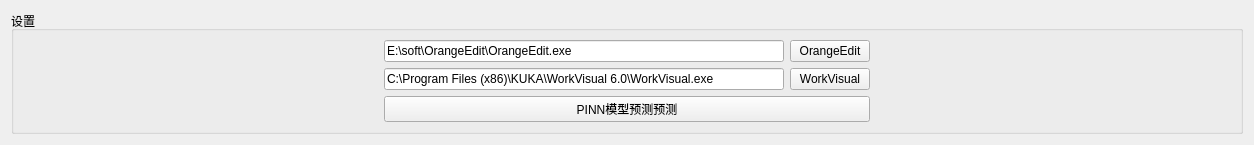
                     <widget class="QWidget" name="page_csv">
                      <layout class="QVBoxLayout" name="verticalLayout_32" stretch="99,1">
                       <item>
                        <layout class="QVBoxLayout" name="verticalLayout_csv"/>
                       </item>
                       <item>
                        <widget class="QGroupBox" name="groupBox_2">
                         <property name="maximumSize">
                          <size>
                           <width>16777215</width>
                           <height>400</height>
                          </size>
                         </property>
                         <property name="title">
                          <string>设置</string>
                         </property>
                         <layout class="QHBoxLayout" name="horizontalLayout_31">
                          <item>
                           <spacer name="horizontalSpacer_5">
                            <property name="orientation">
                             <enum>Qt::Horizontal</enum>
                            </property>
                            <property name="sizeHint" stdset="0">
                             <size>
                              <width>361</width>
                              <height>20</height>
                             </size>
                            </property>
                           </spacer>
                          </item>
                          <item>
                           <layout class="QVBoxLayout" name="verticalLayout_33">
                            <item>
                             <layout class="QHBoxLayout" name="horizontalLayout_29">
                              <item>
                               <widget class="QLineEdit" name="lineEdit_orangedit_path">
                                <property name="minimumSize">
                                 <size>
                                  <width>400</width>
                                  <height>0</height>
                                 </size>
                                </property>
                                <property name="maximumSize">
                                 <size>
                                  <width>300</width>
                                  <height>16777215</height>
                                 </size>
                                </property>
                                <property name="text">
                                 <string>E:\soft\OrangeEdit\OrangeEdit.exe</string>
                                </property>
                               </widget>
                              </item>
                              <item>
                               <widget class="QPushButton" name="btn_orangedit">
                                <property name="minimumSize">
                                 <size>
                                  <width>0</width>
                                  <height>0</height>
                                 </size>
                                </property>
                                <property name="text">
                                 <string>OrangeEdit</string>
                                </property>
                               </widget>
                              </item>
                             </layout>
                            </item>
                            <item>
                             <layout class="QHBoxLayout" name="horizontalLayout_30">
                              <item>
                               <widget class="QLineEdit" name="lineEdit_workvisual_path">
                                <property name="minimumSize">
                                 <size>
                                  <width>400</width>
                                  <height>0</height>
                                 </size>
                                </property>
                                <property name="maximumSize">
                                 <size>
                                  <width>300</width>
                                  <height>16777215</height>
                                 </size>
                                </property>
                                <property name="text">
                                 <string>C:\Program Files (x86)\KUKA\WorkVisual 6.0\WorkVisual.exe</string>
                                </property>
                               </widget>
                              </item>
                              <item>
                               <widget class="QPushButton" name="btn_workvisual">
                                <property name="minimumSize">
                                 <size>
                                  <width>0</width>
                                  <height>0</height>
                                 </size>
                                </property>
                                <property name="text">
                                 <string>WorkVisual</string>
                                </property>
                               </widget>
                              </item>
                             </layout>
                            </item>
                            <item>
                             <widget class="QPushButton" name="btn_pinn">
                              <property name="text">
                               <string>PINN模型预测预测</string>
                              </property>
                             </widget>
                            </item>
                           </layout>
                          </item>
                          <item>
                           <spacer name="horizontalSpacer_6">
                            <property name="orientation">
                             <enum>Qt::Horizontal</enum>
                            </property>
                            <property name="sizeHint" stdset="0">
                             <size>
                              <width>361</width>
                              <height>20</height>
                             </size>
                            </property>
                           </spacer>
                          </item>
                         </layout>
                        </widget>
                       </item>
                      </layout>
                     </widget>
